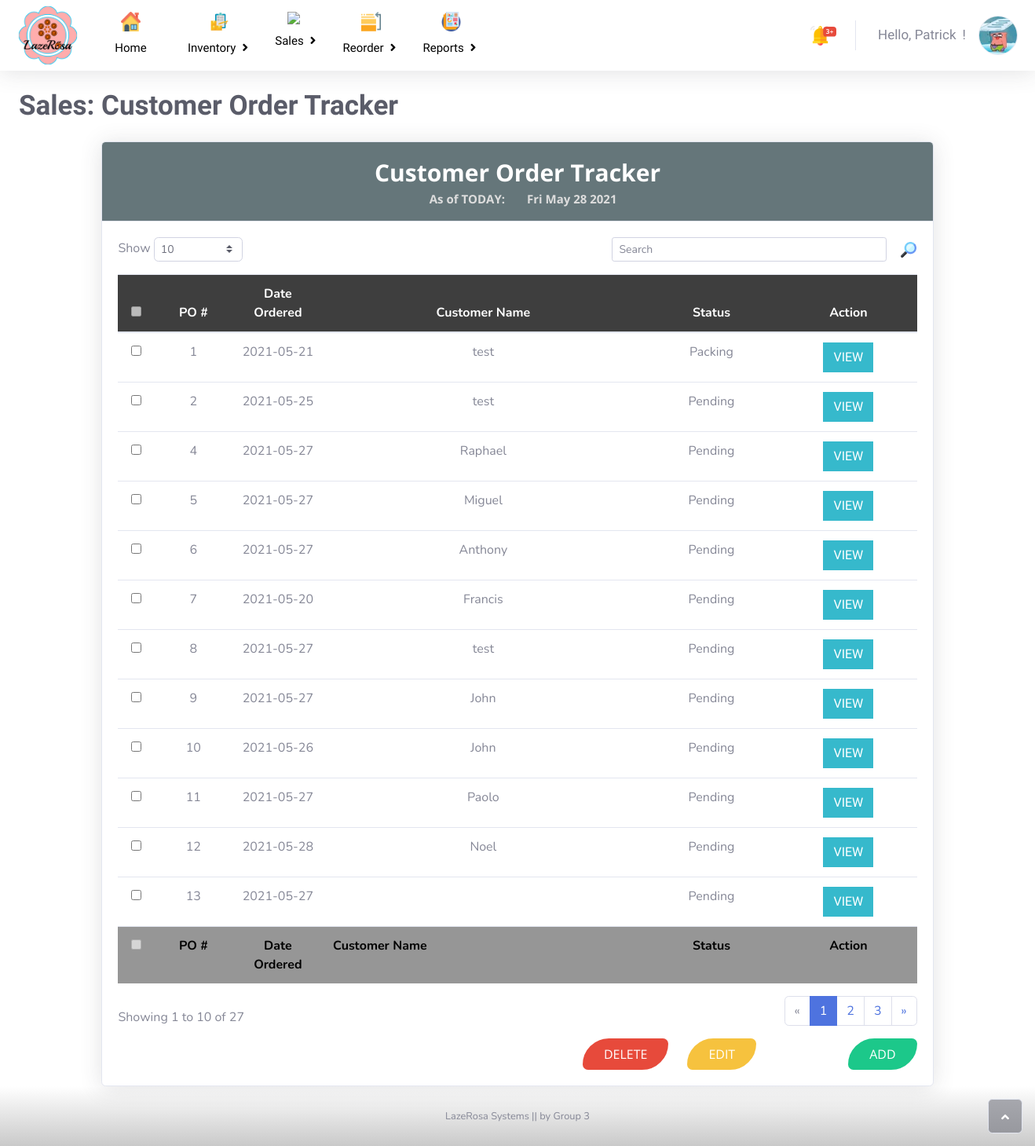
Page /customerordertracker.php on the earlier database version.
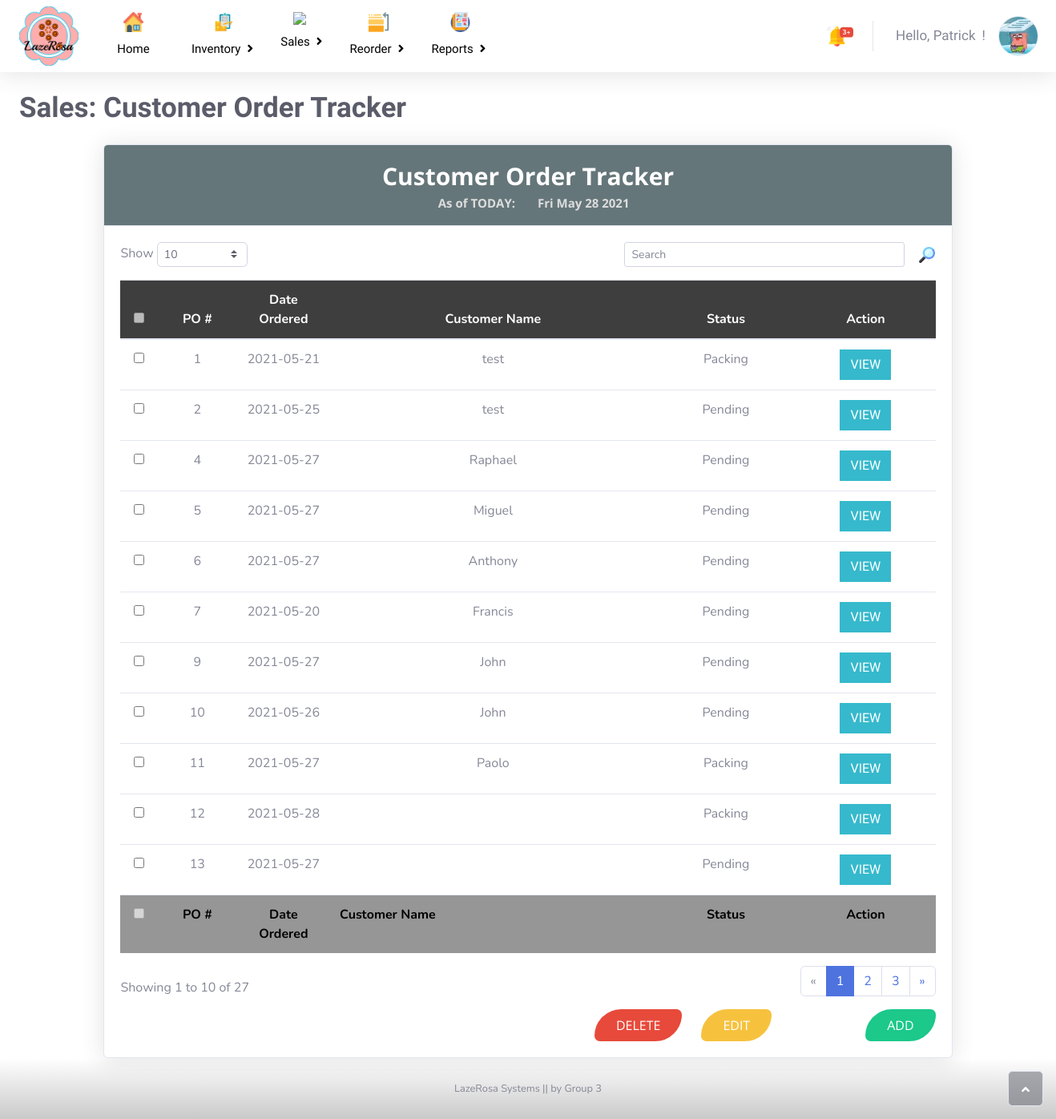
Same page on the later database version.
### tables this page shows
CREATE TABLE `customer_orders` (
  `custOR` int(11) NOT NULL,
  `custPO` int(11) NOT NULL,
  `custID` int(11) NOT NULL,
  `custName` varchar(100) NOT NULL,
  `custEmail` varchar(100) NOT NULL,
  `custNumber` int(12) NOT NULL,
  `custAddress` varchar(255) NOT NULL,
  `custMOP` varchar(100) NOT NULL,
  `custDateOrdered` date NOT NULL,
  `custDatePickup` date NOT NULL,
  `custPlatform` varchar(50) NOT NULL,
  `custCourier` varchar(50) NOT NULL,
  `custStatus` varchar(50) NOT NULL,
  `custTotal` int(11) NOT NULL
);

### customerordertracker.php (the view, shortened to what the changed rows need)
<!DOCTYPE html>
<html>
<head>
    <link rel="stylesheet" href="assets/bootstrap/css/bootstrap.min.css">
    <link rel="stylesheet" href="assets/css/Jost.css">
    <link rel="stylesheet" href="assets/fonts/fontawesome-all.min.css">
    <link rel="stylesheet" href="assets/fonts/material-icons.min.css">
    <link rel="stylesheet" href="assets/css/breadcrumb.css">
    <link rel="stylesheet" href="assets/css/customtable.css">
    <link rel="stylesheet" href="https://cdnjs.cloudflare.com/ajax/libs/animate.css/3.5.2/animate.min.css">
    <link rel="stylesheet" href="assets/css/sticky-dark-top-nav-with-dropdown-1.css">
    <link rel="stylesheet" href="assets/css/sticky-dark-top-nav-with-dropdown.css">
</head>
<body id="Page-Body">
<div id="Page-Wrapper">
        <div class="d-flex flex-column" id="Body-Wrapper">
            <div id="Body">
    <div class="container-fluid" id="Page-Content">
        <div class="card shadow" id="CustTR_Table" style="margin-right: 8vw;margin-left: 8vw;">
            <div class="card-body" id="Table-Body">
                <div class="table-responsive table mt-2" id="CustTR-TableFrame" role="grid" aria-describedby="dataTable_info">
                    <table class="table my-0" id="CustTR-Table">
                        <thead id="Table-Header">
                            <tr class="text-center" id="Table-HeaderRow" style="background-color: #3e3e3e;font-family: Nunito, sans-serif;color: rgb(255,255,255);/*background: linear-gradient(to right, #2657eb, #de6161);*/">
                                <th class="text-center" style="width: 40px;"><input type="checkbox" id="Checkbox-Header" disabled=""></th>
                                <th style="width: 85px;">PO #</th>
                                <th style="width: 100px;">Date Ordered</th>
                                <th class="text-center" style="width: 350px;">Customer Name</th>
                                <th style="width: 150px;">Status</th>
                                <th style="width: 150px;">Action</th>
                            </tr>
                        </thead>
                        <tbody id="Table-Body">
                            <form method="POST" action="">
                            <?php
                            require_once("connect.php");
                                $i = 0;
                                $query = mysqli_query($DBConnect, "SELECT * FROM customer_orders WHERE custStatus != 'Received' ORDER by custPO");
                                while($retrieve = mysqli_fetch_array($query)){
                                    $i++;
                                    echo "<tr class='text-center' id='Table-Row'>";
                                    echo "<td><input type='checkbox' name='checkboxid[]' value=$retrieve[custPO]></td>";
                                    echo "<td class='po'>" . $retrieve["custPO"].  "</td>";
                                    echo "<td class='date'>" . $retrieve["custDateOrdered"].  "</td>";
                                    echo "<td class='name'>" . $retrieve["custName"].  "</td>";
                                    echo "<td class='status'>" . $retrieve["custStatus"].  "</td>";
                            ?>
                            <td>
                            <button type='button' class="btn btn-info float-center" data-toggle='modal' data-target='#viewModal<?php echo $i; ?>'>VIEW</button>
                          </td>
                          <?php
                            echo "</tr>";
                          }
                          ?>
                        </tbody>
                    </table>
                </div>
            </div>
        </div>
    </div>
    </div>
    </div>
    </div>
</body>
</html>

Differences in the rows shown:
no longer on this page (row edited): customer_orders: custPO "8", custDateOrdered "2021-05-27", custName "test", custStatus "Pending"
changed customer_orders "Paolo": custStatus "Pending" → "Packing"
changed customer_orders (number 10 of 11 on the later page): custStatus "Pending" → "Packing"; custName "Noel" → (not shown)
